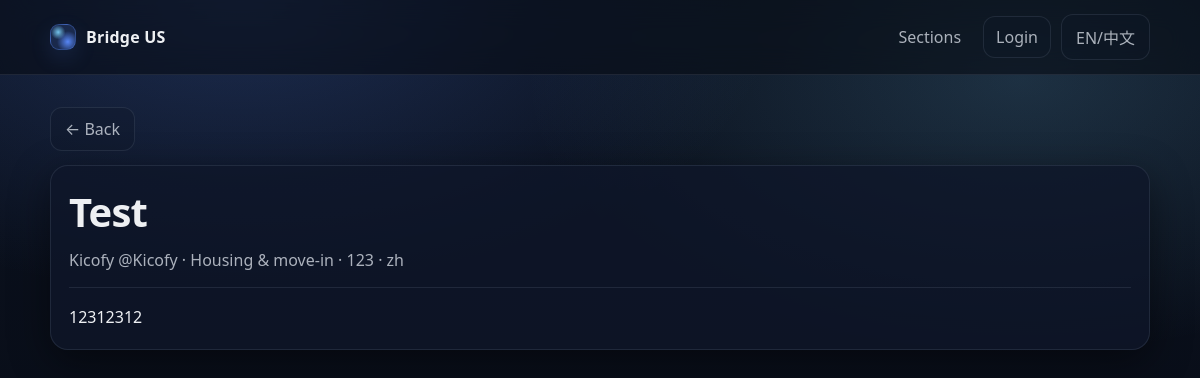
Screenshot of /posts/8 with the database file from the repository.
### tables this page shows
CREATE TABLE posts (
              id INTEGER PRIMARY KEY AUTOINCREMENT,
              title TEXT NOT NULL,
              content TEXT NOT NULL,
              city TEXT,
              section TEXT NOT NULL,
              status TEXT NOT NULL,
              source_lang TEXT NOT NULL DEFAULT 'en',
              created_at TEXT NOT NULL DEFAULT (datetime('now')),
              updated_at TEXT NOT NULL DEFAULT (datetime('now'))
            , author_name TEXT, author_handle TEXT, author_user_id INTEGER, reviewed_by_user_id INTEGER, review_note TEXT, reviewed_at TEXT);

### app.py (the view)
    @app.get("/posts/<int:post_id>")
    def post_detail(post_id: int):
        post = get_post_by_id(post_id)
        if not post:
            return ("Not found", 404)
        return render_template("post_detail.html", post=post)

### db.py (called while the page is built)
def get_db() -> sqlite3.Connection:
    db: Optional[sqlite3.Connection] = g.get("db")
    if db is None:
        db = sqlite3.connect(current_app.config["DATABASE_PATH"])
        db.row_factory = sqlite3.Row
        g.db = db
    return db

def get_post_by_id(post_id: int) -> Optional[Dict[str, Any]]:
    db = get_db()
    row = db.execute(
        """
        SELECT id, title, content, city, section, status, source_lang, created_at, updated_at, author_name, author_handle, author_user_id
        FROM posts
        WHERE id = ?
        """,
        (post_id,),
    ).fetchone()
    return dict(row) if row else None

### templates/post_detail.html (shortened to what this page needs)
{% extends "base.html" %}
{% block content %}
  <div style="margin-top: 6px;">
    <a class="btn btn-ghost" href="javascript:history.back()">← Back</a>
  </div>
  <article class="card" style="margin-top: 14px;">
    <h1 style="margin-top: 0;">{{ post.title }}</h1>
    <p class="muted" style="margin-top: 10px;">
      {{ post.author_name or "Anonymous" }}{% if post.author_handle %} {{ post.author_handle }}{% endif %}
      · {{ section_label(post.section) }}{% if post.city %} · {{ post.city }}{% endif %} · {{ post.source_lang }}
    </p>
    <div class="divider"></div>
    <div class="content">
      {{ post.content | replace('\n', '<br />') | safe }}
    </div>
  </article>
{% endblock %}

### static/app.css (style rules this page uses)
:root { --bg-0: #070a12; --bg-1: #0b1220; --surface-0: rgba(15, 23, 42, 0.78); --surface-1: rgba(17, 25, 44, 0.65); --border: rgba(148, 163, 184, 0.14); --border-2: rgba(148, 163, 184, 0.22); --text-0: rgba(248, 250, 252, 0.96); --text-1: rgba(226, 232, 240, 0.74); --accent: #5b8cff; --accent-2: #7dd3fc; --shadow: 0 12px 40px rgba(0, 0, 0, 0.45); --radius-lg: 18px; --radius-md: 14px; }
* { box-sizing: border-box; }
html, body { height: 100%; }
body { margin: 0; font-family: ui-sans-serif, system-ui, -apple-system, Segoe UI, Roboto, Arial; color: var(--text-0); background: radial-gradient(900px 500px at 20% 0%, rgba(91, 140, 255, 0.22), transparent 60%), radial-gradient(900px 500px at 85% 10%, rgba(125, 211, 252, 0.16), transparent 55%), linear-gradient(180deg, var(--bg-1), var(--bg-0)); }
a { color: var(--text-0); text-decoration: none; }
h1 { margin: 0; font-size: clamp(30px, 4vw, 40px); letter-spacing: -0.02em; }
.muted { color: var(--text-1); margin: 0; }
.card { background: var(--surface-0); border: 1px solid var(--border); border-radius: var(--radius-lg); padding: 18px; box-shadow: var(--shadow); }
.btn { display: inline-flex; align-items: center; justify-content: center; gap: 8px; padding: 10px 14px; border-radius: 12px; border: 1px solid rgba(91, 140, 255, 0.32); background: linear-gradient(180deg, rgba(91, 140, 255, 0.26), rgba(91, 140, 255, 0.16)); color: var(--text-0); cursor: pointer; transition: transform 120ms ease, border-color 120ms ease, background 120ms ease; }
.btn-ghost { border: 1px solid var(--border); background: rgba(15, 23, 42, 0.35); color: var(--text-1); }
.content { margin-top: 14px; line-height: 1.7; color: var(--text-0); max-width: 75ch; }
.divider { height: 1px; background: var(--border); margin: 16px 0; }

### rows the page displays
posts: title "Test", author_name "Kicofy", author_handle "@Kicofy", section "Housing & move-in", city "123", source_lang "zh", content "12312312"
